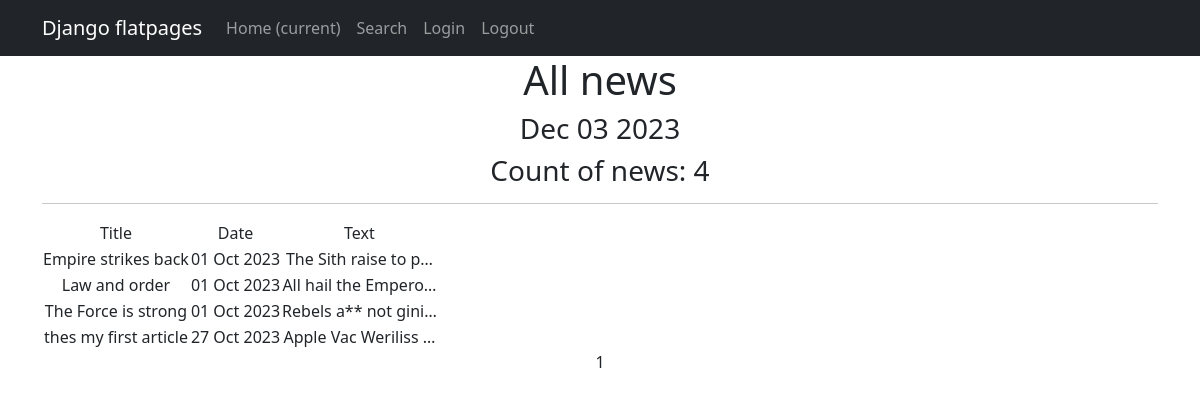
Before: /news/ with the older database file.
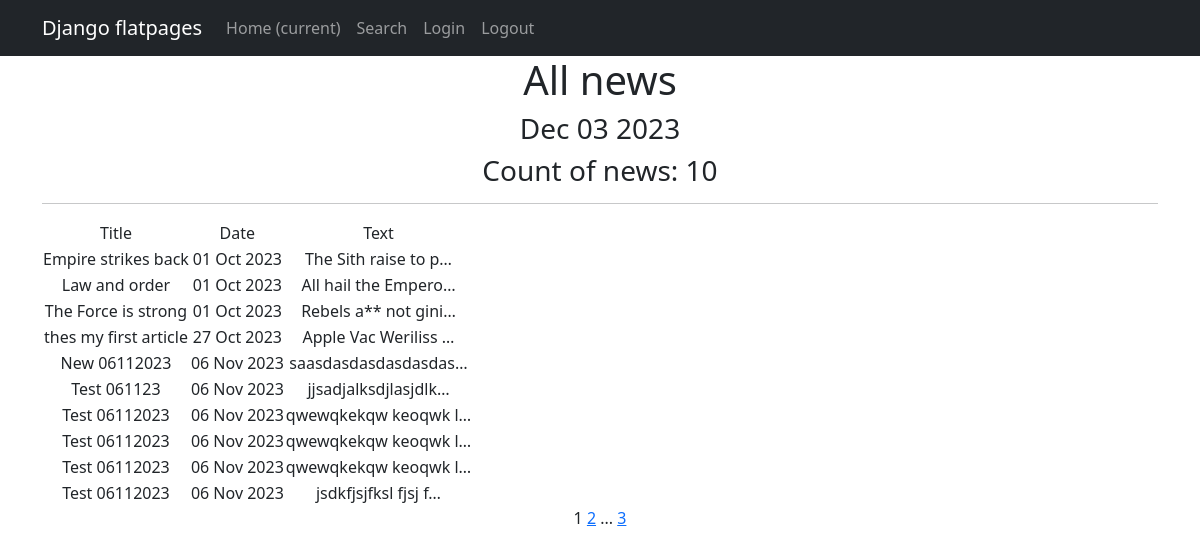
After: the same page with the newer database file.
### news/models.py (models this page shows, shortened)
class Post(models.Model):
    author = models.ForeignKey(Author, on_delete=models.CASCADE)
    NEWS = 'NW'
    ARTICLE = 'AR'
    CAT_CHOICES = (
        (NEWS, 'Новость'),
        (ARTICLE, 'Статья'),
    )
    type = models.CharField(max_length=2, choices=CAT_CHOICES, default=ARTICLE)
    date = models.DateTimeField(auto_now_add=True)
    category = models.ManyToManyField(Category, through='PostCategory')
    text = models.TextField(default='')
    title = models.CharField(max_length=255)
    rating = models.SmallIntegerField(default=0)

### news/views.py (the view)
# urls.py: path('', PostsList.as_view()),
class PostsList(ListView):
    logger.info('DEBUG')
    model = Post
    ordering = 'date' # D3.3
    template_name = 'news.html'
    context_object_name = 'news'
    paginate_by = 10  # вот так мы можем указать количество записей на странице D 4.2
    def get_context_data(self, **kwargs):
        context = super().get_context_data(**kwargs)
        context['time_now'] = datetime.utcnow()
        context['next_sale'] = None
        return context
    '''def get_queryset(self):
        # Получаем обычный запрос
        queryset = super().get_queryset()
        # Используем наш класс фильтрации.
        # self.request.GET содержит объект QueryDict, который мы рассматривали
        # в этом юните ранее.
        # Сохраняем нашу фильтрацию в объекте класса,
        # чтобы потом добавить в контекст и использовать в шаблоне.
        self.filterset = PostFilter(self.request.GET, queryset)
        # Возвращаем из функции отфильтрованный список товаров
        return self.filterset.qs'''

### news/templatetags/custom_filters.py (called while the page is built)
@register.filter() # or register.filter(name=’currency_rub’)
def censor(value): # {{ price|currency }}
   value_split = value.split()
   for i in range(len(value_split)):
       for p in poor_words:
           if p == value_split[i]:
               value_split[i] = poor_words[p]
   value = ' '.join(value_split)
   return f'{value}'

### news/templatetags/custom_tags.py (called while the page is built)
@register.simple_tag(takes_context=True)
def url_replace(context, **kwargs):
   d = context['request'].GET.copy()
   for k, v in kwargs.items():
      d[k] = v
   return d.urlencode()

### templates/news.html (shortened to what this page needs)
{% extends 'flatpages/default.html' %}
{% load custom_filters %}
{% load custom_tags %}
{% block content %}
   <h1>All news</h1>
   <h3>{{ time_now|date:'M d Y' }}</h3>
    <h3>Count of news: {{ news|length }} </h3>
   <hr>
   {% if news %}
      <table>
         <tr>
            <td>Title</td>
            <td>Date</td>
            <td>Text</td>
         </tr>
         {% for new in news %}
         <tr>
            <td>{{ new.title }}</td>
            <td>{{ new.date|date:'d M Y' }}</td>
            <td>{{ new.text|censor|truncatechars:20 }}</td>
         </tr>
         {% endfor %}
      </table>
   {% else %}
      <h2>No news!</h2>
   {% endif %}
   {{ page_obj.number }}
   {% if page_obj.has_next %}
       <a href="?{% url_replace page=page_obj.next_page_number %}">{{ page_obj.next_page_number }}</a>
       {% if paginator.num_pages != page_obj.next_page_number %}
           ...
           <a href="?{% url_replace page=page_obj.paginator.num_pages %}">{{ page_obj.paginator.num_pages }}</a>
       {% endif %}
   {% endif %}
{% endblock content %}

Changed rows visible on the page:
added Post: title "New 06112023", date "06 Nov 2023", text|censor "saasdasdasdasdasdas…"
added Post: title "Test 061123", date "06 Nov 2023", text|censor "jjsadjalksdjlasjdlk…"
added Post: title "Test 06112023", date "06 Nov 2023", text|censor "qwewqkekqw keoqwk l…"
added Post: title "Test 06112023", date "06 Nov 2023", text|censor "qwewqkekqw keoqwk l…"
added Post: title "Test 06112023", date "06 Nov 2023", text|censor "qwewqkekqw keoqwk l…"
added Post: title "Test 06112023", date "06 Nov 2023", text|censor "jsdkfjsjfksl fjsj f…"
Other visible differences:
{{ news|length }}: "4" → "10"
{{ page_obj.next_page_number }}: (not shown) → "2"
{{ page_obj.paginator.num_pages }}: (not shown) → "3"
